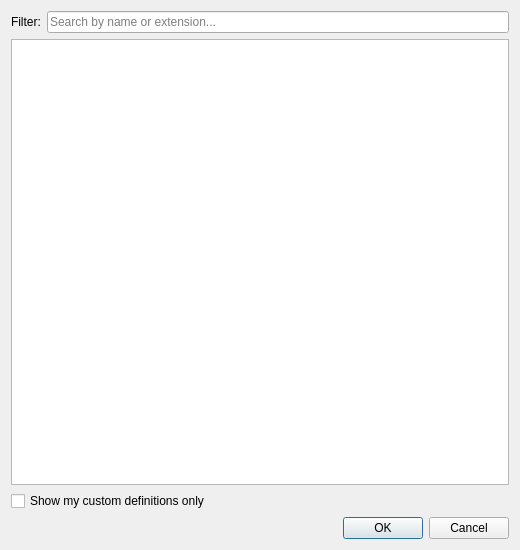
<?xml version="1.0" encoding="UTF-8"?>
<ui version="4.0">
 <class>LanguageSelectorDialog</class>
 <widget class="QDialog" name="LanguageSelectorDialog">
  <property name="geometry">
   <rect>
    <x>0</x>
    <y>0</y>
    <width>520</width>
    <height>550</height>
   </rect>
  </property>
  <property name="windowTitle">
   <string>Select Language</string>
  </property>
  <property name="minimumSize">
   <size>
    <width>450</width>
    <height>500</height>
   </size>
  </property>
  <layout class="QVBoxLayout" name="mainLayout">
   <item>
    <layout class="QHBoxLayout" name="searchLayout">
     <item>
      <widget class="QLabel" name="filterLabel">
       <property name="text">
        <string>Filter:</string>
       </property>
      </widget>
     </item>
     <item>
      <widget class="QLineEdit" name="searchEdit">
       <property name="placeholderText">
        <string>Search by name or extension...</string>
       </property>
       <property name="clearButtonEnabled">
        <bool>true</bool>
       </property>
      </widget>
     </item>
    </layout>
   </item>
   <item>
    <widget class="QTreeView" name="treeView">
     <property name="rootIsDecorated">
      <bool>true</bool>
     </property>
     <property name="alternatingRowColors">
      <bool>true</bool>
     </property>
     <property name="sortingEnabled">
      <bool>true</bool>
     </property>
    </widget>
   </item>
   <item>
    <widget class="QCheckBox" name="customOnlyCheckBox">
     <property name="text">
      <string>Show my custom definitions only</string>
     </property>
    </widget>
   </item>
   <item>
    <widget class="QDialogButtonBox" name="buttonBox">
     <property name="standardButtons">
      <set>QDialogButtonBox::StandardButton::Ok|QDialogButtonBox::StandardButton::Cancel</set>
     </property>
    </widget>
   </item>
  </layout>
 </widget>
 <resources/>
 <connections/>
</ui>
